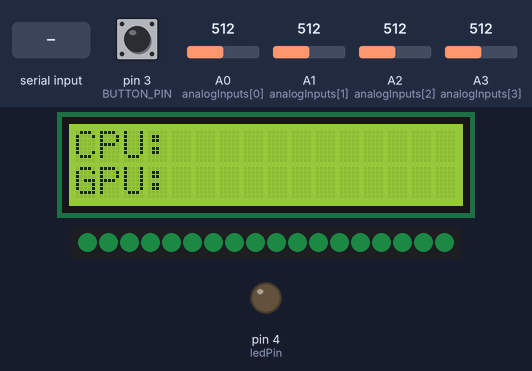
Simulated run of this sketch. Board: Arduino Uno, built with avr-gcc and run on an emulated ATmega328P. On the bench: 16×2 character LCD, 18 RGB LEDs in strip order, left to right, output pins drawn as LEDs (lit = HIGH). Inputs (shaded band) come from the test bench; at power-on: pin 3 (BUTTON_PIN) HIGH, A0 (analogInputs[0]) = 512, A1 (analogInputs[1]) = 512, A2 (analogInputs[2]) = 512, A3 (analogInputs[3]) = 512. Dim RGB values are drawn brighter than linear; what the sketch prints to the serial monitor is not drawn.

Above: at 1.2 s.
1.3 s: "%\n" received over Serial
At 1.6 s:
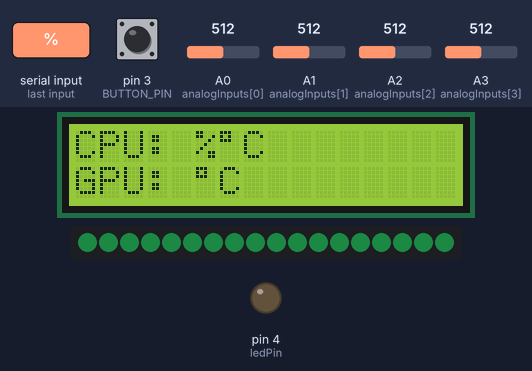
2.8 s: "|\n" received over Serial
At 4.0 s:
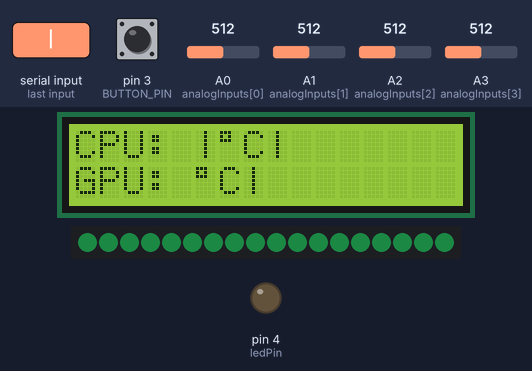
4.3 s: "1\n" received over Serial
At 5.3 s:
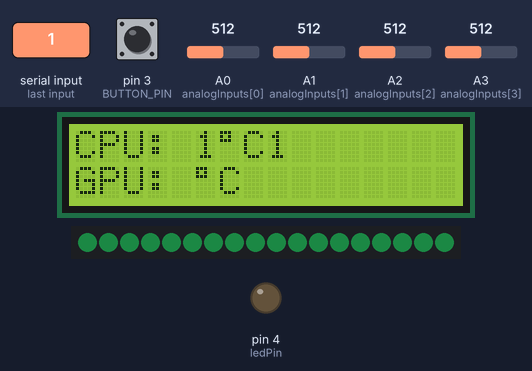
5.8 s: pin 3 (BUTTON_PIN) pulled LOW for 0.15 s
8.9 s: A0 (analogInputs[0]) set to 106
10.4 s: A0 (analogInputs[0]) set to 90
Timing chart, 0 to 13.4 s (numbered marks = the images above; inputs shaded):
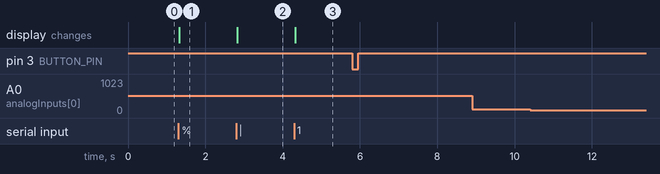

The sketch:

arduino-code.ino
```cpp
#include <Wire.h>
#include <LiquidCrystal_I2C.h>
#include <FastLED.h>
LiquidCrystal_I2C lcd(0x27,16,2);

#define LED_PIN 2
#define NUM_LEDS 18
#define BRIGHTNESS 10
#define LED_TYPE WS2811
#define COLOR_ORDER GRB
CRGB leds[NUM_LEDS];

int red = 50;
int green = 240;
int blue = 120;

#define BUTTON_PIN 3
bool buttonState = 0;
const int ledPin = 4;

const int NUM_SLIDERS = 4;
const int analogInputs[NUM_SLIDERS] = {A0, A1, A2, A3};

int analogSliderValues[NUM_SLIDERS];

void setup() {
  pinMode(ledPin, OUTPUT);
  lcd.init();
  lcd.backlight();
  lcd.clear();
  lcd.setCursor(0,0);
  lcd.print("CPU:");
  lcd.setCursor (0,1);
  lcd.print("GPU:");
  for (int i = 0; i < NUM_SLIDERS; i++) {
    pinMode(analogInputs[i], INPUT);
  }

  FastLED.addLeds<LED_TYPE, LED_PIN, COLOR_ORDER>(leds, NUM_LEDS).setCorrection(TypicalLEDStrip);
  FastLED.setBrightness(BRIGHTNESS);

  pinMode(BUTTON_PIN,INPUT_PULLUP);

  Serial.begin(9600);
}

void loop() {
  digitalWrite(4, LOW);
  int buttonReading = digitalRead(BUTTON_PIN); // read the state of the button
  if (buttonReading == LOW) { // check if the button is pressed
    delay(50); // wait for 50 milliseconds to debounce the button
    buttonState++; // increment the buttonState variable
    if (buttonState == 2) { // check if the button has been pressed twice
      digitalWrite(ledPin, HIGH); // turn on the LED
    }
    else if (buttonState == 1) { // check if the button has been pressed once
      digitalWrite(ledPin, LOW); // turn off the LED
      //buttonState = 0; // reset the buttonState variable
    }
    //digitalWrite(4, HIGH);
    //buttonState = !buttonState; // invert the state of the buttonState variable
    //delay(500); // wait for 50 milliseconds to debounce the button
  }

  for (int i = 0; i < NUM_LEDS; i++) {
    leds[i] = CRGB(red, green, blue); // Set all LEDs to red
  }
  FastLED.show();

//   String content = "";
//   char character;


//   while(Serial.available()) {
//       character = Serial.read();
//       content.concat(character);
//   }

//   if (content != "") {

//     if (content == "`") {
//   content = "";
//   lcd.setCursor(0,1);
// }

// if (content == "*") {
//   content = "";
//   lcd.setCursor(0,0);
// }

//     Serial.println(content);
//     lcd.print(content);
//   }

//     if (content == "~") {
//     lcd.clear();
//   }


  // String content = "";
  // char character;


  // while(Serial.available()) {
  //     character = Serial.read();
  //     content.concat(character);
  // }

  // if (content != "") {


  //   lcd.setCursor(5,0);

  //   Serial.println(content);
  //   lcd.print(content);
  // }


  if(Serial.available() > 0) {
    //lcd.clear();
    String s = Serial.readStringUntil('\n');

    //if (s.length() <= 16){
      //lcd.setCursor(0, 0);
      //lcd.clear();
      int porIndex = s.indexOf("%");
      int end = s.indexOf("|");
      lcd.setCursor(5, 0);
      lcd.print(s.substring(0,2) + char(223) + "C" + s.substring(2, porIndex + 1) + " ");
      lcd.setCursor(5, 1);
      lcd.print(s.substring(porIndex + 2,porIndex + 4) + char(223) + "C" + s.substring(porIndex + 4, end) + " ");
    //}
    // else {
    //   lcd.setCursor(0,0);
    //   lcd.print(s.substring(0,16));
    //   lcd.setCursor(0,1);
    //   lcd.print(s.substring(16, s.length()-1));
    // }
  }
  updateSliderValues();
  //if(!buttonState){
    sendSliderValues(); // Actually send data (all the time)
  //}else{
  //  setRGBValues();
  //}
  // printSliderValues(); // For debug
  //Serial.println(buttonState);
  delay(10);
}

void updateSliderValues() {
  for (int i = 0; i < NUM_SLIDERS; i++) {
     analogSliderValues[i] = analogRead(analogInputs[i]);
  }
}

void sendSliderValues() {
  String builtString = String("");

  for (int i = 0; i < NUM_SLIDERS; i++) {
    builtString += String((int)analogSliderValues[i]);

    if (i < NUM_SLIDERS - 1) {
      builtString += String("|");
    }
  }

  Serial.println(builtString);
}

void printSliderValues() {
  for (int i = 0; i < NUM_SLIDERS; i++) {
    String printedString = String("Slider #") + String(i + 1) + String(": ") + String(analogSliderValues[i]) + String(" mV");
    Serial.write(printedString.c_str());

    if (i < NUM_SLIDERS - 1) {
      Serial.write(" | ");
    } else {
      Serial.write("\n");
    }
  }
}

void setRGBValues() {

  red = map((int)analogSliderValues[0],0,900,0,255);
  green = map((int)analogSliderValues[1],0,900,0,255);
  blue = map((int)analogSliderValues[2],0,900,0,255);
  FastLED.setBrightness(map((int)analogSliderValues[3],0,900,0,255));
  Serial.println("*" + String(red) + "|" + String(green) + "|" + String(blue));
}
```

Measured:
- after the input at 1.3 s, the display: changes at once (image 1)
- after the input at 2.8 s, the display: changes at once (image 2)
- after the input at 4.3 s, the display: changes at once (image 3)
- after the input at 5.8 s, every drawn part: stays the same
- after the input at 8.9 s, every drawn part: stays the same
- after the input at 10.4 s, every drawn part: stays the same
